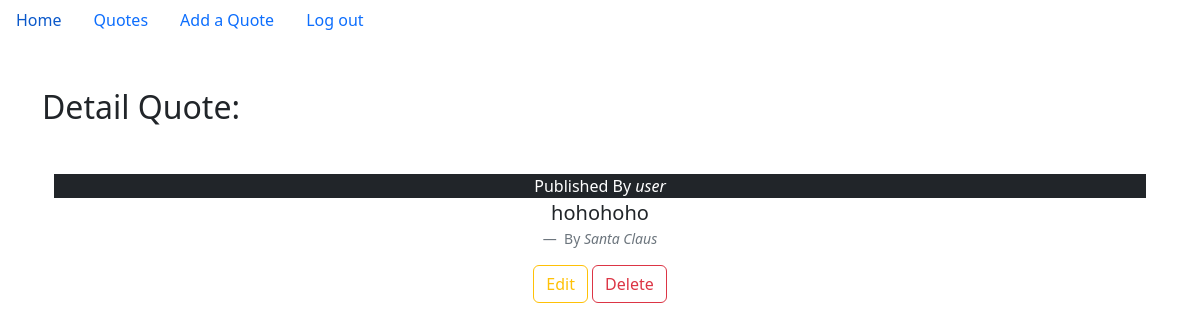
The page /quote/quote_detail/6/ (signed in) on the database its author committed.
### myApp/models.py (models this page shows, shortened)
class Quote(models.Model):
    body = models.CharField(max_length=500)
    publisher = models.ForeignKey(User, on_delete=models.CASCADE)
    author = models.CharField(max_length=260)
    like_numbers = models.PositiveSmallIntegerField(default=0)

### myApp/views.py (the view)
# urls.py: path('quote/quote_detail/<int:pk>/', views.QuoteDetailView.as_view(), name='quote_detail'),
class QuoteDetailView(LoginRequiredMixin, generic.DetailView):
    model = Quote
    template_name = 'myApp/quote_detail.html'

### templates/myApp/quote_detail.html
{% extends 'base.html' %}
{% block content %}
  <div class="container mt-5">
    <h2>Detail Quote:</h2>
      <div class="container mt-5">
        <figcaption class="blockquote-header text-center text-white bg-dark">
          Published By <cite title="Source Title">{{ quote.publisher }}</cite>
        </figcaption>
        <figure class="text-center">
            <blockquote class="blockquote">
              <p>{{ quote.body }}</p>
            </blockquote>
            <figcaption class="blockquote-footer">
              By <cite title="Source Title">{{ quote.author }}</cite>
            </figcaption>
            <a href="{% url 'quote_edit' quote.id %}" class="btn btn-outline-warning">Edit</a>
              <a href="{% url 'quote_delete' quote.id %}" class="btn btn-outline-danger">Delete</a>
          </figure>
      </div>
  </div>
{% endblock content %}

### static/css/base.css (style rules this page uses)
body { background-color: cornsilk; }

### rows shown on the page
Quote: publisher "user", body "hohohoho", author "Santa Claus"
